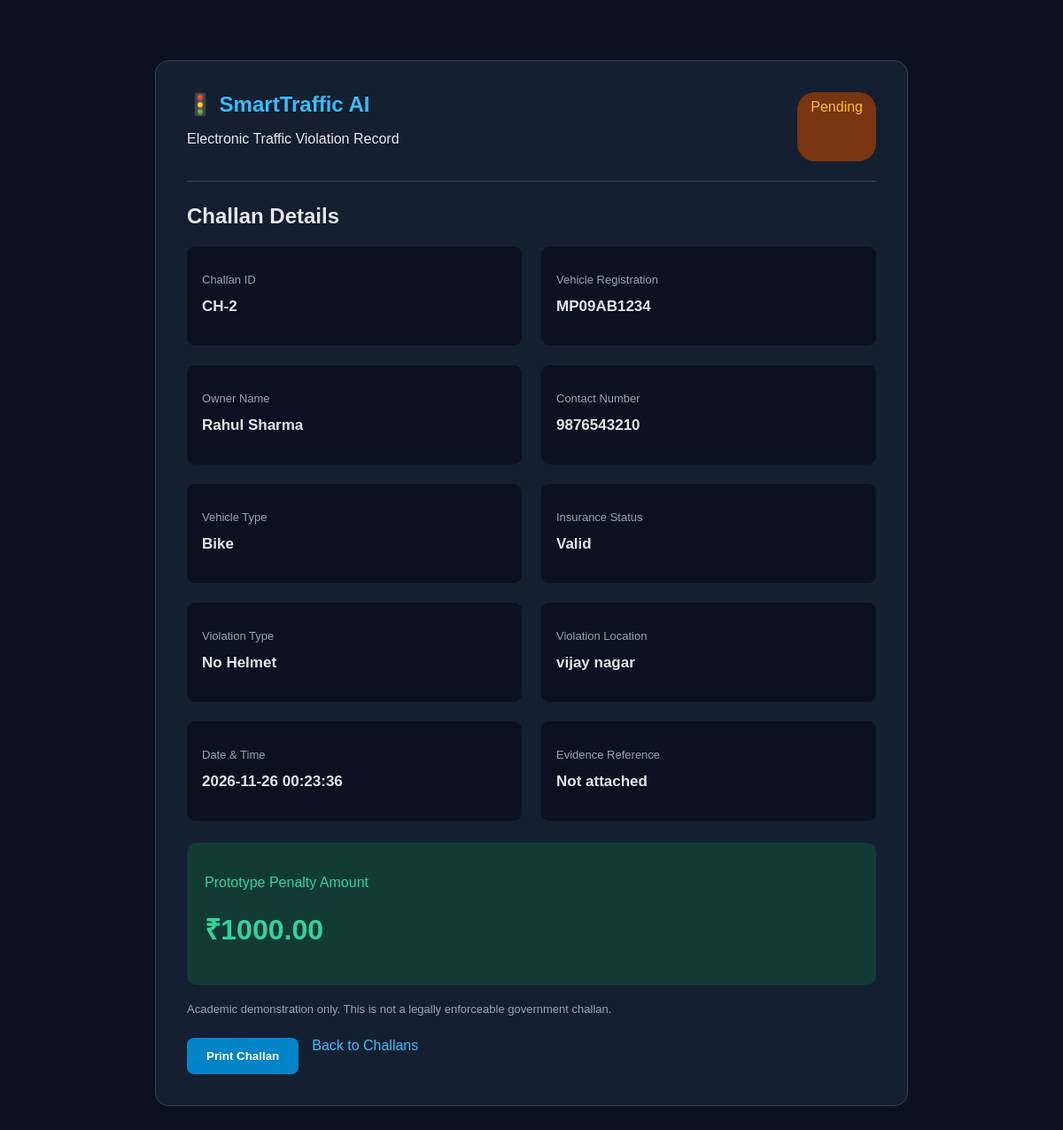
Screenshot of /challan/2 with the database file from the repository.
### tables this page shows
CREATE TABLE violations (
            id INTEGER PRIMARY KEY AUTOINCREMENT,
            vehicle_number TEXT NOT NULL,
            violation_type TEXT NOT NULL,
            location TEXT,
            violation_time TEXT NOT NULL,
            evidence_path TEXT,
            penalty REAL DEFAULT 0,
            status TEXT DEFAULT 'Pending'
        );

CREATE TABLE vehicles (
            id INTEGER PRIMARY KEY AUTOINCREMENT,
            vehicle_number TEXT UNIQUE NOT NULL,
            owner_name TEXT NOT NULL,
            phone TEXT,
            vehicle_type TEXT,
            insurance_status TEXT DEFAULT 'Unknown',
            registration_status TEXT DEFAULT 'Active'
        );

### app.py (the view)
@app.route("/challan/<int:challan_id>")
def challan_detail(challan_id):
    conn = get_db()
    try:
        record = conn.execute("""
            SELECT
                violations.*,
                vehicles.owner_name,
                vehicles.phone,
                vehicles.vehicle_type,
                vehicles.insurance_status
            FROM violations
            LEFT JOIN vehicles
            ON violations.vehicle_number =
               vehicles.vehicle_number
            WHERE violations.id=?
        """, (challan_id,)).fetchone()
    finally:
        conn.close()
    if not record:
        return "Challan not found", 404
    return render_template(
        "challan_detail.html",
        challan=record
    )

### database.py (called while the page is built)
def get_db():
    DB_PATH.parent.mkdir(parents=True, exist_ok=True)
    conn = sqlite3.connect(DB_PATH)
    conn.row_factory = sqlite3.Row
    conn.execute("PRAGMA foreign_keys = ON")
    return conn

### templates/challan_detail.html (shortened to what this page needs)
<!DOCTYPE html>
<html lang="en">
<head>
</head>
<body>
<div class="container">
    <div class="header">
        <div>
            <div class="logo">🚦 SmartTraffic AI</div>
            <p>Electronic Traffic Violation Record</p>
        </div>
        <span class="badge">{{ challan.status }}</span>
    </div>
    <h2>Challan Details</h2>
    <div class="details">
        <div class="item">
            <p>Challan ID</p>
            <h3>CH-{{ challan.id }}</h3>
        </div>
        <div class="item">
            <p>Vehicle Registration</p>
            <h3>{{ challan.vehicle_number }}</h3>
        </div>
        <div class="item">
            <p>Owner Name</p>
            <h3>{{ challan.owner_name or 'Unknown' }}</h3>
        </div>
        <div class="item">
            <p>Contact Number</p>
            <h3>{{ challan.phone or 'Unavailable' }}</h3>
        </div>
        <div class="item">
            <p>Vehicle Type</p>
            <h3>{{ challan.vehicle_type or 'Unknown' }}</h3>
        </div>
        <div class="item">
            <p>Insurance Status</p>
            <h3>{{ challan.insurance_status or 'Unknown' }}</h3>
        </div>
        <div class="item">
            <p>Violation Type</p>
            <h3>{{ challan.violation_type }}</h3>
        </div>
        <div class="item">
            <p>Violation Location</p>
            <h3>{{ challan.location }}</h3>
        </div>
        <div class="item">
            <p>Date & Time</p>
            <h3>{{ challan.violation_time }}</h3>
        </div>
        <div class="item">
            <p>Evidence Reference</p>
            <h3>{{ challan.evidence_path or 'Not attached' }}</h3>
        </div>
    </div>
    <div class="penalty">
        <p>Prototype Penalty Amount</p>
        <h1>₹{{ "%.2f"|format(challan.penalty) }}</h1>
    </div>
    <p style="margin-top:20px;color:#94a3b8;font-size:13px;">
        Academic demonstration only. This is not a legally enforceable government challan.
    </p>
    <div class="buttons">
        <button onclick="window.print()">Print Challan</button>
        <a href="/challans">Back to Challans</a>
    </div>
</div>
</body>
</html>

### templates/challan_detail.html (style rules this page uses)
* { box-sizing: border-box; }
body { background: #0b1120; color: #e5e7eb; font-family: Arial, sans-serif; padding: 30px; }
.container { max-width: 850px; margin: 30px auto; background: #151f32; border: 1px solid #334155; border-radius: 15px; padding: 35px; }
.header { display: flex; justify-content: space-between; border-bottom: 1px solid #334155; padding-bottom: 22px; margin-bottom: 25px; }
.logo { color: #38bdf8; font-size: 24px; font-weight: bold; }
.badge { background: #78350f; color: #fbbf24; padding: 8px 15px; border-radius: 20px; }
h2 { margin-bottom: 20px; }
.details { display: grid; grid-template-columns: 1fr 1fr; gap: 22px; }
.item { background: #0b1120; padding: 17px; border-radius: 9px; }
.item p { color: #94a3b8; font-size: 13px; }
.item h3 { margin-top: 9px; font-size: 17px; }
.penalty { background: #123b35; padding: 20px; margin-top: 25px; border-radius: 10px; color: #34d399; }
.buttons { display: flex; gap: 15px; margin-top: 25px; }
button { padding: 13px 22px; border: none; border-radius: 8px; cursor: pointer; background: #0284c7; color: white; font-weight: bold; }
a { color: #38bdf8; text-decoration: none; }

### rows the page displays
violations: status "Pending", id "2", vehicle_number "MP09AB1234", violation_type "No Helmet", location "vijay nagar", violation_time "2026-11-26 00:23:36", penalty "1000.00"
vehicles: owner_name "Rahul Sharma", phone "9876543210", vehicle_type "Bike", insurance_status "Valid"

### other values shown
{{ challan.evidence_path or 'Not attached' }} "Not attached"
